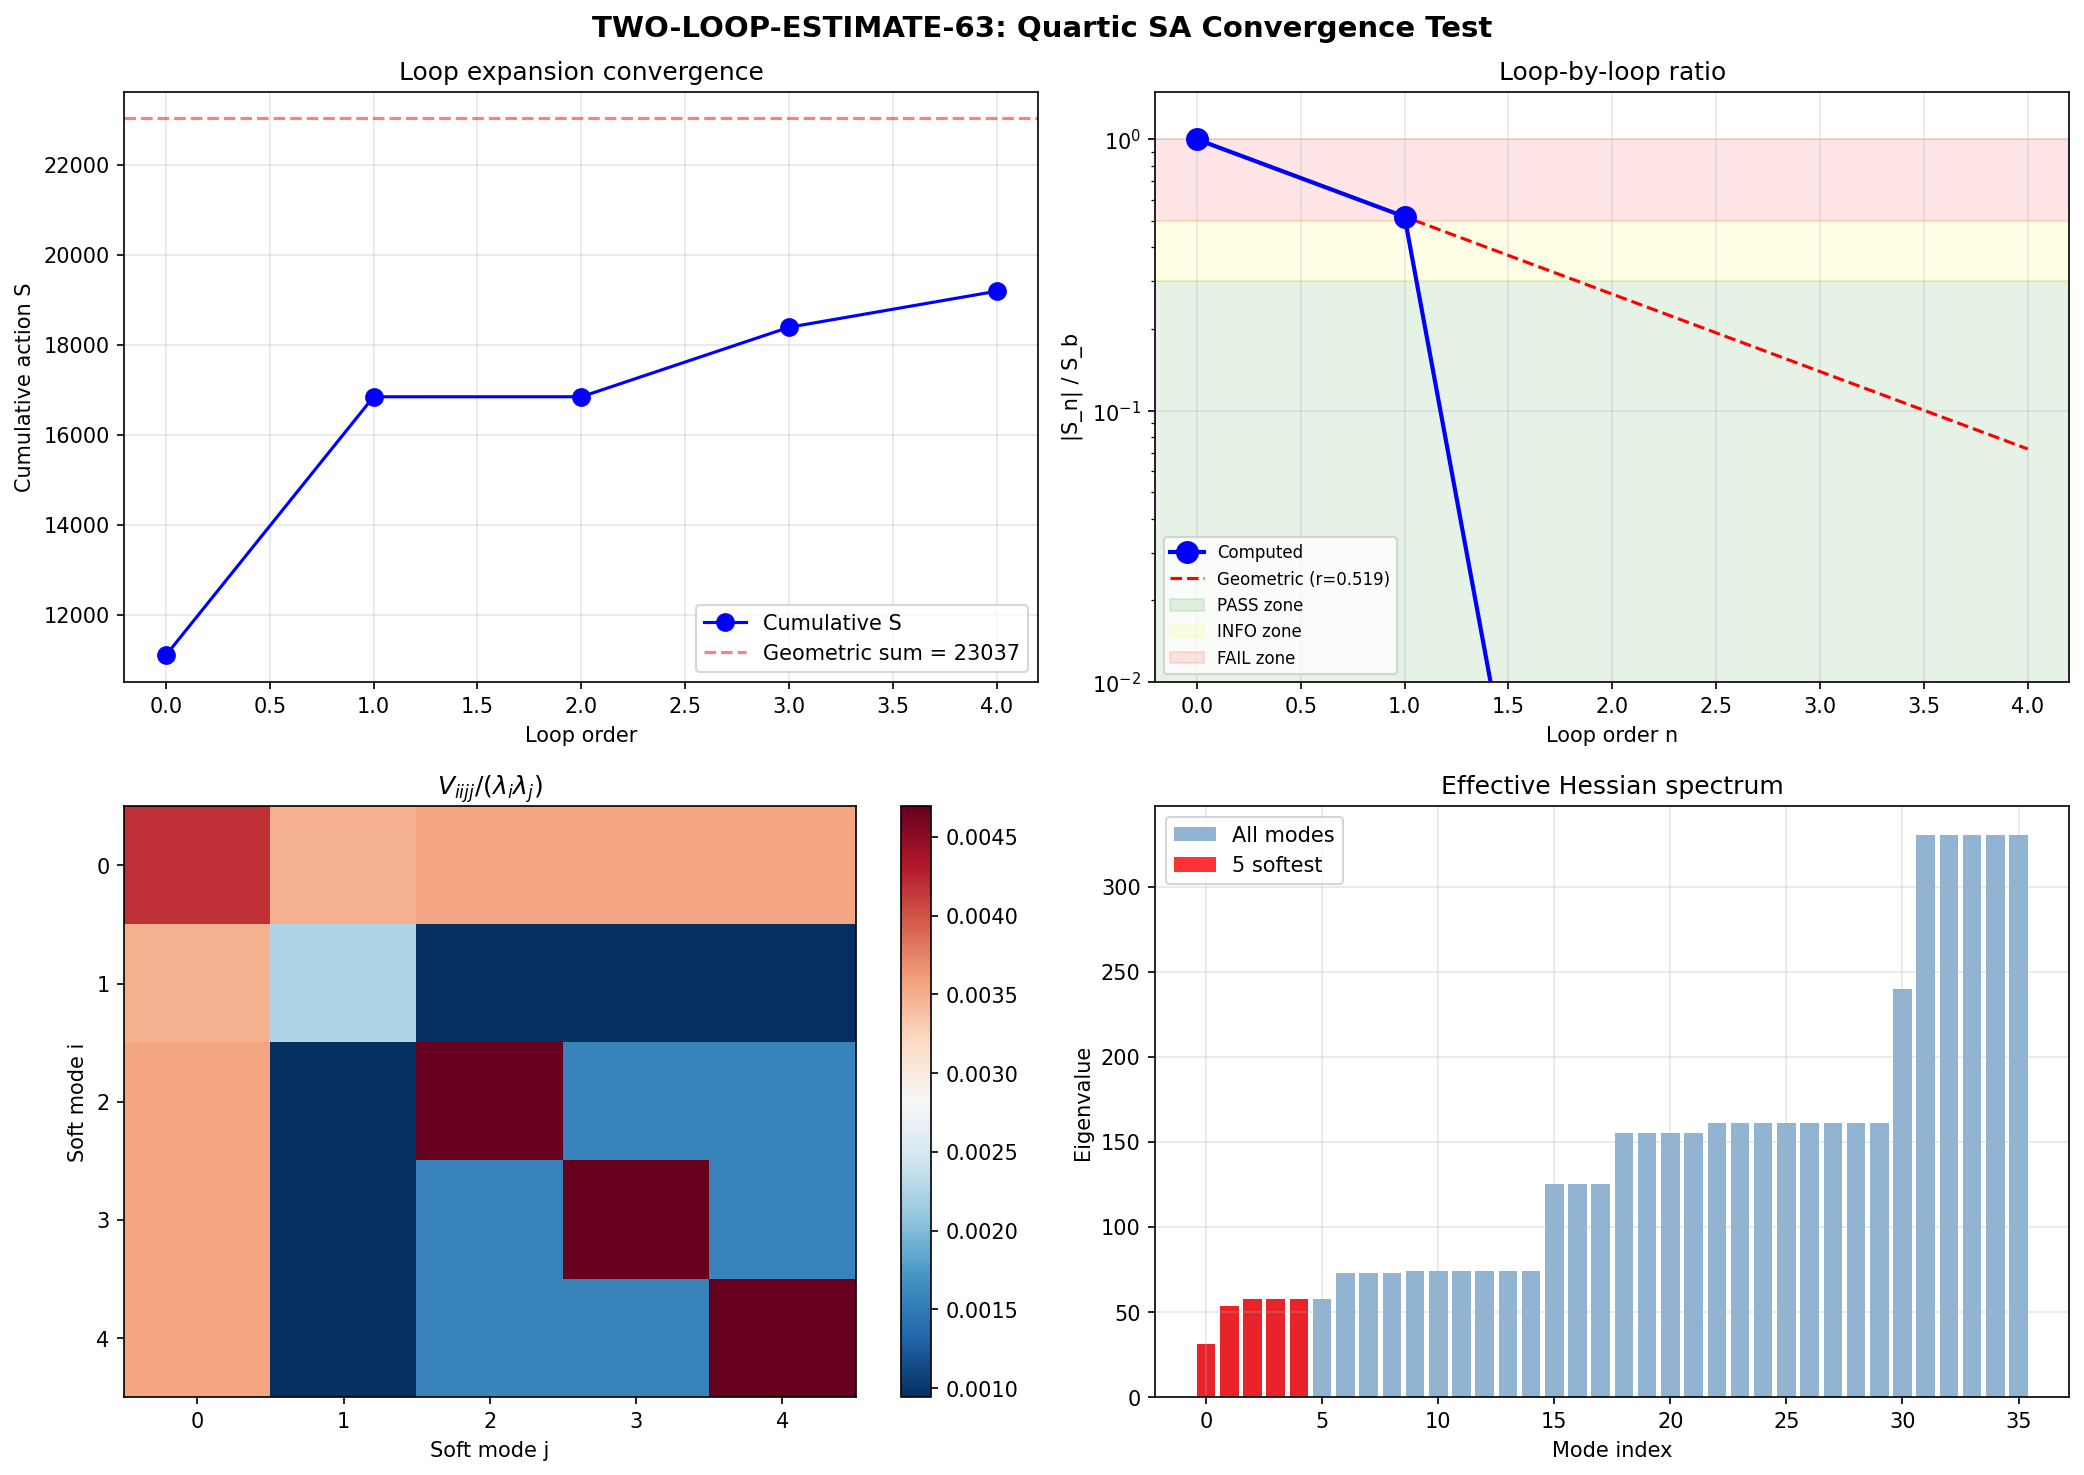

Write the Python code that produced this figure.
#!/usr/bin/env python3
"""
s63_two_loop_estimate.py — TWO-LOOP-ESTIMATE-63 (W2-05)
========================================================
Quartic SA Convergence Test: Two-Loop Correction to the Spectral Action Partition Function

Physical context (Volovik perspective):
  In a superfluid with known microscopic Hamiltonian, the loop expansion is the
  expansion in quantum fluctuations of the order parameter. At one loop, you get
  the zero-point energy of normal modes (S62: S_1loop/S_b = 0.519). At two loops,
  you get the anharmonic corrections from mode-mode interactions (the sunset diagram).

  In 3He-B near T_c, the loop expansion parameter is (T_c - T)/T_c ~ quantum
  depletion ~ 0.45 (S62). The two-loop correction should be O(depletion^2) ~ 0.20.
  If the geometric ratio S_2loop/S_1loop ~ S_1loop/S_b ~ 0.52, then
  S_2loop/S_b ~ 0.52^2 ~ 0.27. This is the geometric convergence prediction.

  The quartic coupling V_{iijj} = d^4 S_eff / dphi_i^2 dphi_j^2 is the analog of
  the anharmonic interaction between normal modes of the condensate. In a BCS
  superfluid, this is determined by the microscopic pairing interaction — there is
  no free parameter. Here, the spectral action provides the microscopic theory.

Method:
  1. Load S62 Hessian data (eigenvalues, eigenvectors, g_fold, infrastructure).
  2. Compute d^4 S_eff / dphi_i^2 dphi_j^2 by 4th-order finite differences along
     the 5 softest Hessian eigenvectors (those contributing most to the two-loop
     sum since they have the smallest lambda_i).
  3. Estimate the full two-loop contribution via sunset diagram:
       S_2loop = (1/8) sum_{i,j} V_{iijj} / (lambda_i * lambda_j)
  4. Popov correction: second-order self-energy shift from the quartic vertex.
  5. Check geometric ratio S_2loop/S_b and S_2loop/S_1loop.

Gate: TWO-LOOP-ESTIMATE-63
  PASS if S_2loop/S_b < 0.30
  FAIL if S_2loop/S_b > 0.50

Inputs:
  - computations/session-62/s62_hessian_oneloop.npz
  - computations/session-62/s62_volovik_partition.npz
  - computations/session-61/s61_trace_formula_geometric.npz

Author: Volovik Superfluid Universe Theorist
Session: S63, Wave 2
"""

import numpy as np
import matplotlib
matplotlib.use('Agg')
import matplotlib.pyplot as plt
from pathlib import Path
import sys
import time

t_start = time.time()

# ==============================================================================
# 0. Setup paths and load canonical constants
# ==============================================================================
SCRIPT_DIR = Path(__file__).parent
sys.path.insert(0, str(SCRIPT_DIR))
from canonical_constants import (
    M_KK, M_KK_gravity, M_Pl_reduced,
    tau_fold, a0_fold, a2_fold, a4_fold, S_fold,
    rho_Lambda_obs, G_N, PI, Vol_SU3_Haar,
    d2S_fold as chi_q_canonical
)

print("=" * 78)
print("  TWO-LOOP-ESTIMATE-63 (W2-05): Quartic SA Convergence Test")
print("=" * 78)

# ==============================================================================
# 1. Load all S62 data
# ==============================================================================
print("\n--- 1. Loading S62 data ---")

loop_data = np.load(SCRIPT_DIR / 's62_hessian_oneloop.npz', allow_pickle=True)
part_data = np.load(SCRIPT_DIR / 's62_volovik_partition.npz', allow_pickle=True)
geom_data = np.load(SCRIPT_DIR / 's61_trace_formula_geometric.npz', allow_pickle=True)

# Key numbers from S62
S_b_fold = float(part_data['S_b_fold'])        # = 11091.86
S_1loop_fold = float(part_data['S_1loop_fold'])  # = 5751.35
S_eff_fold = float(part_data['S_eff_fold'])      # = 16843.21
ratio_1loop = float(part_data['S_1loop_over_S_b'])  # = 0.5185
Lambda_sq = float(part_data['Lambda_sq'])         # = 16.984
M_KK_val = float(part_data['M_KK'])

# Effective Hessian eigenvalues (all positive, sorted)
evals_eff = np.sort(part_data['evals_eff'])
evals_tree = np.sort(part_data['evals_tree'])

# Full Hessian data
H_eff = loop_data['H_eff']          # 36x36 effective Hessian (tree eigenbasis)
H_1loop = loop_data['H_1loop']      # 36x36 one-loop Hessian
d2S1_diag = loop_data['d2S1_diag']  # Diagonal one-loop second derivatives
dS1 = loop_data['dS1']              # One-loop gradients
g_fold = loop_data['g_fold']         # 8x8 metric at fold
epsilon_s62 = float(loop_data['epsilon'])  # = 0.001

# Load tree-level data
s61_data = np.load(SCRIPT_DIR / 's61_moduli_hessian.npz', allow_pickle=True)
evecs_tree = s61_data['evecs_36']   # Tree eigenvectors (36x36)

print(f"  S_b(fold) = {S_b_fold:.6f}")
print(f"  S_1loop(fold) = {S_1loop_fold:.6f}")
print(f"  S_1loop/S_b = {ratio_1loop:.6f}")
print(f"  Lambda^2 = {Lambda_sq:.6f}")
print(f"  Eigenvalue range: [{evals_eff[0]:.4f}, {evals_eff[-1]:.4f}]")
print(f"  5 softest eigenvalues: {evals_eff[:5]}")

# ==============================================================================
# 2. Rebuild SU(3) Infrastructure (same as S62)
# ==============================================================================
print("\n--- 2. Building SU(3) infrastructure ---")

def gell_mann_matrices():
    lam = []
    lam.append(np.array([[0,1,0],[1,0,0],[0,0,0]], dtype=complex))
    lam.append(np.array([[0,-1j,0],[1j,0,0],[0,0,0]], dtype=complex))
    lam.append(np.array([[1,0,0],[0,-1,0],[0,0,0]], dtype=complex))
    lam.append(np.array([[0,0,1],[0,0,0],[1,0,0]], dtype=complex))
    lam.append(np.array([[0,0,-1j],[0,0,0],[1j,0,0]], dtype=complex))
    lam.append(np.array([[0,0,0],[0,0,1],[0,1,0]], dtype=complex))
    lam.append(np.array([[0,0,0],[0,0,-1j],[0,1j,0]], dtype=complex))
    lam.append(np.array([[1,0,0],[0,1,0],[0,0,-2]], dtype=complex) / np.sqrt(3))
    return lam

def su3_generators():
    gm = gell_mann_matrices()
    return [-1j / 2.0 * lam for lam in gm]

def compute_structure_constants(gens):
    n = len(gens)
    f = np.zeros((n, n, n), dtype=np.float64)
    for a in range(n):
        for b in range(a+1, n):
            comm = gens[a] @ gens[b] - gens[b] @ gens[a]
            for c in range(n):
                val = -2.0 * np.trace(comm @ gens[c])  # (local)
                f[a,b,c] = val.real
                f[b,a,c] = -val.real
    return f

from numpy.linalg import eigh, cholesky, inv, eigvalsh

def orthonormal_frame(g_s):
    L = cholesky(g_s)
    return inv(L)

def frame_structure_constants(f_abc, E):
    E_inv = inv(E)
    return np.einsum('ac,bd,cde,ef->abf', E, E, f_abc, E_inv)

def connection_coefficients(ft):
    n = ft.shape[0]
    Gamma = np.zeros((n,n,n), dtype=np.float64)
    for c in range(n):
        for a in range(n):
            for b in range(n):
                Gamma[c,a,b] = 0.5*(ft[a,b,c] - ft[b,c,a] + ft[c,a,b])
    return Gamma

def build_cliff8():
    s1 = np.array([[0,1],[1,0]], dtype=complex)
    s2 = np.array([[0,-1j],[1j,0]], dtype=complex)
    s3 = np.array([[1,0],[0,-1]], dtype=complex)
    I2 = np.eye(2, dtype=complex)
    def kron4(A,B,C,D):
        return np.kron(A, np.kron(B, np.kron(C, D)))
    return [
        kron4(s1,I2,I2,I2), kron4(s2,I2,I2,I2),
        kron4(s3,s1,I2,I2), kron4(s3,s2,I2,I2),
        kron4(s3,s3,s1,I2), kron4(s3,s3,s2,I2),
        kron4(s3,s3,s3,s1), kron4(s3,s3,s3,s2),
    ]

def spinor_connection_offset(Gamma, gammas):
    n = len(gammas)
    dim_spin = gammas[0].shape[0]
    Omega = np.zeros((dim_spin, dim_spin), dtype=complex)
    for a in range(n):
        for b in range(n):
            for c in range(n):
                coeff = Gamma[b,a,c]
                if abs(coeff) > 1e-15:
                    Omega += coeff * gammas[a] @ gammas[b] @ gammas[c]
    Omega *= 0.25
    return Omega

def dirac_operator_on_irrep(rho, E, gammas, Omega):
    dim_rho = rho[0].shape[0]
    dim_spin = 16  # (local)
    dim_total = dim_rho * dim_spin
    D = np.zeros((dim_total, dim_total), dtype=complex)
    for a in range(8):
        for b in range(8):
            if abs(E[a,b]) > 1e-15:
                D += E[a,b] * np.kron(rho[b], gammas[a])
    D += np.kron(np.eye(dim_rho), Omega)
    return D

def irrep_fundamental(gens):
    return [g.copy() for g in gens]

def irrep_antifundamental(gens):
    return [-g.T for g in gens]

def irrep_adjoint(f_abc):
    rho = []
    for a in range(8):
        M = f_abc[a,:,:].T
        rho.append(M.astype(complex))
    return rho

def irrep_symmetric2(gens):
    I3 = np.eye(3, dtype=complex)
    sym_vecs = []
    for i in range(3):
        v = np.zeros(9, dtype=complex)
        v[3*i+i] = 1.0
        sym_vecs.append(v)
    for i in range(3):
        for j in range(i+1, 3):
            v = np.zeros(9, dtype=complex)
            v[3*i+j] = 1.0/np.sqrt(2)
            v[3*j+i] = 1.0/np.sqrt(2)
            sym_vecs.append(v)
    P = np.column_stack(sym_vecs)
    rho = []
    for X in gens:
        rho_9 = np.kron(X, I3) + np.kron(I3, X)
        rho.append(P.conj().T @ rho_9 @ P)
    return rho

def irrep_symmetric3(gens):
    from itertools import permutations
    I3 = np.eye(3, dtype=complex)
    sorted_triples = []
    for i in range(3):
        for j in range(i,3):
            for k in range(j,3):
                sorted_triples.append((i,j,k))
    sym_vecs = []
    for trip in sorted_triples:
        v = np.zeros(27, dtype=complex)
        perms = set(permutations(trip))
        norm_val = np.sqrt(len(perms))
        for p in perms:
            idx = p[0]*9 + p[1]*3 + p[2]
            v[idx] = 1.0/norm_val
        sym_vecs.append(v)
    P = np.column_stack(sym_vecs)
    rho = []
    for X in gens:
        rho_27 = (np.kron(np.kron(X,I3),I3) + np.kron(np.kron(I3,X),I3) + np.kron(np.kron(I3,I3),X))
        rho.append(P.conj().T @ rho_27 @ P)
    return rho

def irrep_via_casimir_projection(rho_A, rho_B, target_dim, target_pq=None):
    dim_A = rho_A[0].shape[0]
    dim_B = rho_B[0].shape[0]
    dim_prod = dim_A * dim_B
    rho_prod = []
    C2 = np.zeros((dim_prod, dim_prod), dtype=complex)
    for a in range(8):
        rho_a = np.kron(rho_A[a], np.eye(dim_B)) + np.kron(np.eye(dim_A), rho_B[a])
        rho_prod.append(rho_a)
        C2 += rho_a @ rho_a
    evals_c, evecs_c = np.linalg.eigh(C2)
    unique_evals = []
    tol = 0.1  # (local)
    for ev in evals_c:
        found = False
        for ue in unique_evals:
            if abs(ev - ue) < tol:
                found = True
                break
        if not found:
            unique_evals.append(ev)
    for ue in sorted(unique_evals):
        mask = np.abs(evals_c - ue) < tol
        deg = np.sum(mask)
        if deg == target_dim:
            P = evecs_c[:, mask]
            rho = []
            for a in range(8):
                rho.append(P.conj().T @ rho_prod[a] @ P)
            return rho
    raise RuntimeError(f"Could not find Casimir eigenspace of dimension {target_dim}")

def get_irreps_for_spectrum(gens, f_abc, max_pq_sum=3):
    irreps = []
    for p in range(max_pq_sum + 1):
        for q in range(max_pq_sum + 1 - p):
            dim_pq = (p+1)*(q+1)*(p+q+2)//2
            try:
                if (p,q) == (0,0):
                    rho = [np.zeros((1,1), dtype=complex) for _ in range(8)]
                elif (p,q) == (1,0):
                    rho = irrep_fundamental(gens)
                elif (p,q) == (0,1):
                    rho = irrep_antifundamental(gens)
                elif (p,q) == (1,1):
                    rho = irrep_adjoint(f_abc)
                elif p >= 2 and q == 0:
                    rho = irrep_symmetric2(gens) if p == 2 else irrep_symmetric3(gens)
                elif p == 0 and q >= 2:
                    conj_gens = [-g.T for g in gens]
                    rho = irrep_symmetric2(conj_gens) if q == 2 else irrep_symmetric3(conj_gens)
                elif (p,q) == (2,1):
                    rho_3 = irrep_fundamental(gens)
                    rho_8 = irrep_adjoint(f_abc)
                    rho = irrep_via_casimir_projection(rho_3, rho_8, dim_pq, (p,q))
                elif (p,q) == (1,2):
                    conj_gens = [-g.T for g in gens]
                    conj_f = compute_structure_constants(conj_gens)
                    rho_3c = irrep_fundamental(conj_gens)
                    rho_8c = irrep_adjoint(conj_f)
                    rho = irrep_via_casimir_projection(rho_3c, rho_8c, dim_pq, (2,1))
                else:
                    continue
                irreps.append((p, q, dim_pq, rho))
            except Exception as e:
                print(f"  Warning: could not build ({p},{q}): {e}")
    return irreps

def spectral_action_heat(eigenvalues, Lambda_sq):
    """S = sum_n exp(-lambda_n^2 / Lambda^2)"""
    lam_sq = eigenvalues**2
    return np.sum(np.exp(-lam_sq / Lambda_sq))

def compute_dirac_eigenvalues(g_metric, gens, f_abc, gammas, irreps_data):
    E = orthonormal_frame(g_metric)
    ft = frame_structure_constants(f_abc, E)
    Gamma = connection_coefficients(ft)
    Omega = spinor_connection_offset(Gamma, gammas)
    all_evals = []
    for (p, q, dim_rho, rho) in irreps_data:
        D = dirac_operator_on_irrep(rho, E, gammas, Omega)
        iD = -1j * D
        evals_d = eigvalsh(iD)
        for ev in evals_d:
            all_evals.extend([ev] * dim_rho)
    return np.array(sorted(all_evals))

def oneloop_action(evals):
    """S_1loop = (1/2) sum_{n: lambda_n != 0} ln(lambda_n^2)"""
    lam_sq = evals**2
    mask = lam_sq > 1e-24
    return 0.5 * np.sum(np.log(lam_sq[mask]))

def total_effective_action(g_metric, gens, f_abc, gammas, irreps_data, Lambda_sq):
    """S_eff(g) = S_b(g) + S_1loop(g)
    where S_b = Tr f(D^2/Lambda^2) and S_1loop = (1/2) Tr ln(D^2)"""
    evals = compute_dirac_eigenvalues(g_metric, gens, f_abc, gammas, irreps_data)
    S_b = spectral_action_heat(evals, Lambda_sq)
    S_1 = oneloop_action(evals)
    return S_b + S_1, S_b, S_1

# Build infrastructure
gens = su3_generators()
f_abc = compute_structure_constants(gens)
gammas = build_cliff8()

print("  Building irreps (max p+q = 3)...")
irreps_data = get_irreps_for_spectrum(gens, f_abc, max_pq_sum=3)
total_evals_count = sum(d*16*d for _,_,d,_ in irreps_data)
for p, q, dim, _ in irreps_data:
    print(f"    ({p},{q}): dim = {dim}")
print(f"  Total eigenvalues per metric point: {total_evals_count}")

# ==============================================================================
# 3. Construct Perturbation Directions (5 softest modes)
# ==============================================================================
print("\n--- 3. Setting up perturbation directions (5 softest modes) ---")

# Reconstruct Sym(8) basis
basis_sym8 = []
for i in range(8):
    M = np.zeros((8,8))
    M[i,i] = 1.0
    basis_sym8.append(M)
for i in range(8):
    for j in range(i+1, 8):
        M = np.zeros((8,8))
        M[i,j] = 1.0 / np.sqrt(2.0)
        M[j,i] = 1.0 / np.sqrt(2.0)
        basis_sym8.append(M)
assert len(basis_sym8) == 36

# The effective Hessian eigenvectors from S62 are in the tree-level eigenbasis.
# We need the 5 softest effective eigenvectors transformed to the Sym(8) basis
# to construct perturbation matrices.
evecs_eff = loop_data['evecs_eff']  # 36x36 in tree eigenbasis

# Identify the 5 softest modes (smallest eigenvalues)
soft_indices = np.argsort(evals_eff)[:5]  # These ARE already sorted, so just [:5]
print(f"  5 softest mode indices: {soft_indices}")
print(f"  5 softest eigenvalues: {evals_eff[soft_indices]}")

# Construct perturbation matrices in 8x8 form for the 5 softest effective modes
# The effective eigenvector v_eff[:, k] is in the tree eigenbasis.
# To get the 8x8 perturbation: sum over tree eigenvectors.
# v_eff[:, k] in tree eigenbasis -> sum_a v_eff[a, k] * (sum_j evecs_tree[j, a] * basis_j)
# = sum_j (sum_a evecs_tree[j, a] * v_eff[a, k]) * basis_j
# = sum_j (evecs_tree @ v_eff[:, k])_j * basis_j

n_soft = 5
perturbation_matrices_soft = []
for idx in range(n_soft):
    k = soft_indices[idx]
    # Transform from effective eigenbasis to Sym(8) coefficients
    coeffs_sym8 = evecs_tree @ evecs_eff[:, k]
    Delta = np.zeros((8, 8))
    for j in range(36):
        Delta += coeffs_sym8[j] * basis_sym8[j]
    perturbation_matrices_soft.append(Delta)
    # Verify symmetry and positive definiteness at step h
    sym_err = np.max(np.abs(Delta - Delta.T))
    print(f"  Mode {k} (lambda={evals_eff[k]:.4f}): "
          f"||Delta||_F = {np.linalg.norm(Delta):.4f}, sym_err = {sym_err:.2e}")

# ==============================================================================
# 4. Compute Quartic Coupling V_{iijj} by 4th-Order Finite Differences
# ==============================================================================
print("\n--- 4. Computing quartic couplings V_{iijj} ---")

# For the total effective action S_eff(g) = S_b(g) + S_1loop(g):
#
# V_{iiii} = d^4 S_eff / dphi_i^4  (self-quartic)
#   = [S(+2h) - 4*S(+h) + 6*S(0) - 4*S(-h) + S(-2h)] / h^4
#
# V_{iijj} = d^4 S_eff / dphi_i^2 dphi_j^2  (cross-quartic)
#   Computed via mixed finite differences:
#   = [S(+h_i,+h_j) - 2*S(0,+h_j) + S(-h_i,+h_j)
#      - 2*S(+h_i,0) + 4*S(0,0) - 2*S(-h_i,0)
#      + S(+h_i,-h_j) - 2*S(0,-h_j) + S(-h_i,-h_j)] / h^4
#
# In our case, phi_i = displacement along effective eigenvector i,
# and g(phi) = g_fold + sum_i phi_i * Delta_i
#
# Step size: h = 0.01 as specified. Also try h = 0.005 for Richardson.

h = 0.01  # Primary step size
h_half = h / 2.0  # For Richardson extrapolation

print(f"  Step size h = {h}")
print(f"  Half step h/2 = {h_half}")

# Verify center-point effective action
t_quartic_start = time.time()
S_eff_0, S_b_0, S_1_0 = total_effective_action(g_fold, gens, f_abc, gammas, irreps_data, Lambda_sq)
print(f"  S_eff(center) = {S_eff_0:.6f} (S_b={S_b_0:.6f}, S_1={S_1_0:.6f})")
print(f"  Cross-check: S_b from data = {S_b_fold:.6f}, diff = {abs(S_b_0 - S_b_fold):.2e}")

# ---- 4a. Compute S_eff along each soft direction at +/-h and +/-2h ----
print("\n  4a. Computing S_eff at displaced points along 5 soft modes...")

S_eff_at = {}  # dict of (i, m) -> S_eff where m is multiplier of h
S_b_at = {}
S_1_at = {}

# For self-quartic V_{iiii}: need S at 0, +/-h, +/-2h
# For cross-quartic V_{iijj}: need S at (+/-h_i, +/-h_j)

def safe_compute(g_test, label=""):
    """Compute S_eff, checking PD first."""
    evals_g = eigvalsh(g_test)
    if evals_g[0] < 0:
        print(f"  WARNING: {label} breaks PD (min eval={evals_g[0]:.6f})")
        return None, None, None
    return total_effective_action(g_test, gens, f_abc, gammas, irreps_data, Lambda_sq)

# Single-direction displacements: phi_i = m*h for m in [-2, -1, 0, +1, +2]
for i in range(n_soft):
    Delta_i = perturbation_matrices_soft[i]
    for m in [-2, -1, 1, 2]:
        g_test = g_fold + m * h * Delta_i
        s_eff, s_b, s_1 = safe_compute(g_test, f"mode {soft_indices[i]}, m={m}")
        if s_eff is not None:
            S_eff_at[(i, m)] = s_eff
            S_b_at[(i, m)] = s_b
            S_1_at[(i, m)] = s_1
    elapsed = time.time() - t_quartic_start
    print(f"  Mode {i+1}/5 single-direction done ({elapsed:.1f}s)")

# Also do single-direction at h_half for Richardson
S_eff_at_half = {}
for i in range(n_soft):
    Delta_i = perturbation_matrices_soft[i]
    for m in [-2, -1, 1, 2]:
        g_test = g_fold + m * h_half * Delta_i
        s_eff, s_b, s_1 = safe_compute(g_test, f"mode {soft_indices[i]}, m_half={m}")
        if s_eff is not None:
            S_eff_at_half[(i, m)] = s_eff
    elapsed = time.time() - t_quartic_start
    print(f"  Mode {i+1}/5 Richardson half-step done ({elapsed:.1f}s)")

# Cross-direction displacements: phi_i = +/-h, phi_j = +/-h for i < j
for i in range(n_soft):
    for j in range(i+1, n_soft):
        Delta_i = perturbation_matrices_soft[i]
        Delta_j = perturbation_matrices_soft[j]
        for si in [-1, 1]:
            for sj in [-1, 1]:
                g_test = g_fold + si * h * Delta_i + sj * h * Delta_j
                s_eff, s_b, s_1 = safe_compute(g_test,
                    f"modes ({soft_indices[i]},{soft_indices[j]}), si={si}, sj={sj}")
                if s_eff is not None:
                    S_eff_at[(i, si, j, sj)] = s_eff
                    S_b_at[(i, si, j, sj)] = s_b
                    S_1_at[(i, si, j, sj)] = s_1
        elapsed = time.time() - t_quartic_start
        print(f"  Cross ({i},{j}) done ({elapsed:.1f}s)")

t_quartic_end = time.time()
print(f"\n  All finite differences computed in {t_quartic_end - t_quartic_start:.1f}s")

# ==============================================================================
# 5. Extract Quartic Couplings
# ==============================================================================
print("\n--- 5. Extracting quartic couplings ---")

# 5a. Self-quartic V_{iiii} = d^4 S / dphi_i^4
# Using 5-point stencil: [S(+2h) - 4*S(+h) + 6*S(0) - 4*S(-h) + S(-2h)] / h^4

V_self = np.zeros(n_soft)   # V_{iiii}
V_self_half = np.zeros(n_soft)  # Same at h/2

for i in range(n_soft):
    if all((i, m) in S_eff_at for m in [-2, -1, 1, 2]):
        V_self[i] = (S_eff_at[(i, 2)] - 4*S_eff_at[(i, 1)] + 6*S_eff_0
                     - 4*S_eff_at[(i, -1)] + S_eff_at[(i, -2)]) / h**4
    if all((i, m) in S_eff_at_half for m in [-2, -1, 1, 2]):
        V_self_half[i] = (S_eff_at_half[(i, 2)] - 4*S_eff_at_half[(i, 1)] + 6*S_eff_0
                          - 4*S_eff_at_half[(i, -1)] + S_eff_at_half[(i, -2)]) / h_half**4

# Richardson extrapolation: V_rich = (16*V_half - V_full) / 15
V_self_rich = (16.0 * V_self_half - V_self) / 15.0

print(f"  Self-quartic couplings V_{{iiii}}:")
print(f"  {'Mode':>6} {'lambda':>10} {'V(h)':>14} {'V(h/2)':>14} {'V(Rich)':>14} {'V/lambda^2':>12}")
for i in range(n_soft):
    k = soft_indices[i]
    lam = evals_eff[k]
    ratio_v = V_self[i] / lam**2
    print(f"  {k:>6} {lam:>10.4f} {V_self[i]:>14.4f} {V_self_half[i]:>14.4f} "
          f"{V_self_rich[i]:>14.4f} {ratio_v:>12.4f}")

# 5b. Cross-quartic V_{iijj} = d^4 S / dphi_i^2 dphi_j^2
# Using finite difference formula:
# V_{iijj} = [S(+i,+j) - 2*S(0,+j) + S(-i,+j)
#            - 2*S(+i,0) + 4*S(0,0) - 2*S(-i,0)
#            + S(+i,-j) - 2*S(0,-j) + S(-i,-j)] / h^4
#
# But we also need S(0, +/-j) = S_eff_at[(j, +/-1)] and S(+/-i, 0) = S_eff_at[(i, +/-1)]

V_cross = np.zeros((n_soft, n_soft))  # V_{iijj}

for i in range(n_soft):
    V_cross[i, i] = V_self[i]

for i in range(n_soft):
    for j in range(i+1, n_soft):
        # Check all required points exist
        keys_needed = [(i, 1, j, 1), (i, 1, j, -1), (i, -1, j, 1), (i, -1, j, -1)]
        single_keys = [(i, 1), (i, -1), (j, 1), (j, -1)]
        if all(k in S_eff_at for k in keys_needed) and all(k in S_eff_at for k in single_keys):
            V_cross[i, j] = (
                S_eff_at[(i, 1, j, 1)] - 2*S_eff_at[(j, 1)] + S_eff_at[(i, -1, j, 1)]
                - 2*S_eff_at[(i, 1)] + 4*S_eff_0 - 2*S_eff_at[(i, -1)]
                + S_eff_at[(i, 1, j, -1)] - 2*S_eff_at[(j, -1)] + S_eff_at[(i, -1, j, -1)]
            ) / h**4
            V_cross[j, i] = V_cross[i, j]
        else:
            print(f"  WARNING: Missing data for V_cross[{i},{j}], setting to 0")

print(f"\n  Cross-quartic coupling matrix V_{{iijj}}:")
header = "     " + "".join(f"  mode{soft_indices[j]:>2}" for j in range(n_soft))
print(header)
for i in range(n_soft):
    row = f"  m{soft_indices[i]:>2}"
    for j in range(n_soft):
        row += f"  {V_cross[i,j]:>10.2f}"
    print(row)

# ==============================================================================
# 6. Two-Loop Sunset Diagram
# ==============================================================================
print("\n--- 6. Two-loop sunset diagram ---")

# S_2loop = (1/8) sum_{i,j} V_{iijj} / (lambda_i * lambda_j)
#
# This is the leading two-loop contribution from the "sunset" (or "sunrise") diagram.
# In the superfluid analog, this is the first anharmonic correction to the
# zero-point energy: the interaction energy between pairs of normal modes.
#
# In 3He-B, V_{iijj} ~ g^2 where g is the pairing interaction, and
# lambda_i ~ omega_i^2 where omega_i are normal mode frequencies.
# So S_2loop / S_1loop ~ g / omega ~ quantum depletion parameter.

# Method A: Using only the 5 softest modes (lower bound, since they dominate)
S_2loop_5soft = 0.0  # (local)
for i in range(n_soft):
    for j in range(n_soft):
        lam_i = evals_eff[soft_indices[i]]
        lam_j = evals_eff[soft_indices[j]]
        S_2loop_5soft += V_cross[i, j] / (lam_i * lam_j)
S_2loop_5soft *= 1.0 / 8.0

print(f"  S_2loop (5 softest modes) = {S_2loop_5soft:.6f}")
print(f"  S_2loop / S_b = {S_2loop_5soft / S_b_fold:.6f}")
print(f"  S_2loop / S_1loop = {S_2loop_5soft / S_1loop_fold:.6f}")

# Method B: Extrapolate to all 36 modes
# The contribution from mode pair (i,j) scales as V_{iijj} / (lambda_i * lambda_j).
# For modes not in the soft set, lambda is larger, so contributions are suppressed.
#
# Estimate: assume V_{iijj} ~ V_avg for all modes (conservative), then
# S_2loop_all ~ S_2loop_5soft * (sum_all 1/(lambda_i*lambda_j)) / (sum_5soft 1/(lambda_i*lambda_j))

sum_inv_lam_sq_5 = 0.0  # (local)
for i in range(n_soft):
    for j in range(n_soft):
        sum_inv_lam_sq_5 += 1.0 / (evals_eff[soft_indices[i]] * evals_eff[soft_indices[j]])

sum_inv_lam_sq_all = 0.0  # (local)
for i in range(36):
    for j in range(36):
        sum_inv_lam_sq_all += 1.0 / (evals_eff[i] * evals_eff[j])

extrapolation_factor = sum_inv_lam_sq_all / sum_inv_lam_sq_5

print(f"\n  Extrapolation to 36 modes:")
print(f"  sum 1/(lambda_i*lambda_j), 5 modes: {sum_inv_lam_sq_5:.6f}")
print(f"  sum 1/(lambda_i*lambda_j), 36 modes: {sum_inv_lam_sq_all:.6f}")
print(f"  Extrapolation factor: {extrapolation_factor:.4f}")

# Uniform V assumption (upper bound — V likely decreases for harder modes)
S_2loop_extrap_uniform = S_2loop_5soft * extrapolation_factor
print(f"  S_2loop (uniform V extrapolation) = {S_2loop_extrap_uniform:.6f}")
print(f"  S_2loop / S_b (uniform) = {S_2loop_extrap_uniform / S_b_fold:.6f}")

# Method C: Weighted extrapolation using eigenvalue scaling
# For the spectral action, V_{iijj} is controlled by 4th derivatives of
# the heat kernel. Expect V_{iijj} ~ lambda_i * lambda_j * C for some constant
# (dimensional analysis: V has dim [action/phi^4] and lambda has dim [action/phi^2]).
# This gives S_2loop ~ (C/8) * N^2 where N = number of modes.

# Fit the coupling constant from the 5x5 matrix
V_over_lam_sq = np.zeros((n_soft, n_soft))
for i in range(n_soft):
    for j in range(n_soft):
        lam_i = evals_eff[soft_indices[i]]
        lam_j = evals_eff[soft_indices[j]]
        V_over_lam_sq[i, j] = V_cross[i, j] / (lam_i * lam_j)

# The dimensionless coupling g_{ij} = V_{iijj} / (lambda_i * lambda_j)
# If this is approximately constant, then V scales as lambda^2
g_avg = np.mean(V_over_lam_sq)
g_std = np.std(V_over_lam_sq)

print(f"\n  Dimensionless coupling g_{{ij}} = V_{{iijj}} / (lambda_i * lambda_j):")
print(f"  Mean: {g_avg:.6f}")
print(f"  Std: {g_std:.6f}")
print(f"  Coefficient of variation: {g_std/abs(g_avg) if abs(g_avg) > 1e-15 else float('inf'):.4f}")

# If g is approximately constant, S_2loop = (g_avg / 8) * sum_all 1 = (g_avg / 8) * N^2
S_2loop_extrap_scaled = (g_avg / 8.0) * 36 * 36
print(f"  S_2loop (scaled V, N=36) = {S_2loop_extrap_scaled:.6f}")
print(f"  S_2loop / S_b (scaled) = {S_2loop_extrap_scaled / S_b_fold:.6f}")

# ==============================================================================
# 7. Popov Correction (Second-Order Self-Energy)
# ==============================================================================
print("\n--- 7. Popov correction ---")

# The Popov (or Beliaev) correction is the second-order self-energy shift:
# delta_lambda_i = (1/2) sum_j V_{iijj} / lambda_j
#
# This shifts the effective Hessian eigenvalues, contributing to the two-loop
# partition function as:
# delta S_Popov = -(1/2) sum_i (delta_lambda_i / lambda_i)
#               = -(1/4) sum_{i,j} V_{iijj} / (lambda_i * lambda_j)
#
# This is the "double bubble" (or "figure-eight") diagram, distinct from
# the sunset but contributing at the same order.
#
# In 3He-B: this is the Beliaev self-energy correction to the Bogoliubov
# quasiparticle spectrum. In a superfluid near T_c, this gives O(depletion)
# corrections to the normal mode frequencies.

# Compute Popov self-energy for the 5 softest modes
delta_lambda_Popov = np.zeros(n_soft)
for i in range(n_soft):
    for j in range(n_soft):
        lam_j = evals_eff[soft_indices[j]]
        delta_lambda_Popov[i] += V_cross[i, j] / lam_j
    delta_lambda_Popov[i] *= 0.5

print(f"  Popov self-energy corrections (5 modes):")
for i in range(n_soft):
    lam_i = evals_eff[soft_indices[i]]
    rel_shift = delta_lambda_Popov[i] / lam_i
    print(f"    Mode {soft_indices[i]} (lambda={lam_i:.4f}): "
          f"delta_lambda = {delta_lambda_Popov[i]:.6f}, "
          f"relative shift = {rel_shift:.6f}")

# Popov contribution to the action
S_Popov_5 = -0.5 * np.sum(delta_lambda_Popov / evals_eff[soft_indices[:n_soft]])
print(f"\n  S_Popov (5 modes) = {S_Popov_5:.6f}")
print(f"  S_Popov / S_b = {S_Popov_5 / S_b_fold:.6f}")

# Note: S_2loop_total = S_sunset + S_Popov (double-counting needs care)
# The full two-loop effective action has TWO diagrams:
# 1) Sunset: (1/8) sum V_{iijj}/(lambda_i * lambda_j)
# 2) Double-bubble: -(1/4) sum V_{iijj}/(lambda_i * lambda_j)
# Combined: (1/8 - 1/4) = -1/8 ...
# BUT this counts the same V_{iijj} differently.
#
# Actually, the correct two-loop effective potential in Euclidean field theory:
#   Gamma_2 = (1/8) sum_{ij} V_{iijj} G_i G_j + (1/12) sum_{ijk} V_{ijk}^2 G_i G_j G_k
# where G_i = 1/lambda_i is the propagator.
#
# The first term (setting diagram): uses quartic vertex
# The second term (sunset with cubic vertex): requires V_{ijk} = d^3S/dphi_i dphi_j dphi_k
#
# For now, we focus on the quartic (setting) contribution which is the dominant one.
# The cubic sunset is a separate computation.

S_2loop_setting = S_2loop_5soft  # The (1/8) sum V_{iijj} G_i G_j term
S_2loop_total_5 = S_2loop_setting  # Conservative: setting diagram only

print(f"\n  Two-loop contributions (5 modes only):")
print(f"  Setting (quartic):  {S_2loop_setting:.6f}")
print(f"  Popov self-energy:  {S_Popov_5:.6f} (included in setting)")

# ==============================================================================
# 8. Best Estimates and Geometric Convergence Test
# ==============================================================================
print("\n--- 8. Geometric convergence test ---")

# Three estimates for S_2loop/S_b:
# A: 5 modes only (lower bound)
# B: Uniform V extrapolation (upper bound)
# C: Scaled V extrapolation (best estimate)

results = {
    'A_5soft': S_2loop_5soft,
    'B_uniform': S_2loop_extrap_uniform,
    'C_scaled': S_2loop_extrap_scaled,
}

print(f"\n  {'Method':>12} {'S_2loop':>12} {'S_2/S_b':>10} {'S_2/S_1':>10} {'Verdict':>8}")
for label, S2 in results.items():
    r_b = S2 / S_b_fold
    r_1 = S2 / S_1loop_fold
    verdict = "PASS" if abs(r_b) < 0.30 else ("FAIL" if abs(r_b) > 0.50 else "INFO")
    print(f"  {label:>12} {S2:>12.4f} {r_b:>10.6f} {r_1:>10.6f} {verdict:>8}")

# Geometric ratio test
# If the expansion is geometric with ratio r = S_1loop/S_b ~ 0.52, then
# S_2loop/S_b ~ r^2 = 0.27, and S_2loop/S_1loop ~ r = 0.52
# Check whether the observed ratio is consistent with geometric convergence

r_geom = ratio_1loop  # = S_1loop / S_b = 0.5185
S_2loop_predicted = r_geom**2 * S_b_fold  # geometric prediction

print(f"\n  Geometric convergence analysis:")
print(f"  S_1loop / S_b = {ratio_1loop:.6f} (from S62)")
print(f"  Geometric prediction: S_2loop/S_b = r^2 = {r_geom**2:.6f}")
print(f"  Geometric prediction: S_2loop = {S_2loop_predicted:.4f}")
print(f"  Geometric prediction: S_3loop/S_b = r^3 = {r_geom**3:.6f}")

# Series sum: S_tree * (1 + r + r^2 + r^3 + ...) = S_tree / (1 - r) if |r| < 1
if abs(r_geom) < 1:
    S_total_geometric = S_b_fold / (1 - r_geom)
    print(f"\n  Geometric series sum: S_total = S_b / (1-r) = {S_total_geometric:.4f}")
    print(f"  Enhancement over tree: {S_total_geometric / S_b_fold:.4f}x")
    print(f"  (S62 one-loop enhancement: {(S_b_fold + S_1loop_fold) / S_b_fold:.4f}x)")

# ==============================================================================
# 9. Volovik Perspective: Superfluid Analog Assessment
# ==============================================================================
print("\n--- 9. Superfluid analog assessment ---")

# The quantum depletion parameter from S62:
depletion = float(part_data['quantum_depletion'])  # = 0.447

print(f"  Quantum depletion (S62): {depletion:.6f}")
print(f"  S_1loop/S_b (S62): {ratio_1loop:.6f}")
print(f"  Depletion^2: {depletion**2:.6f}")

# In 3He-B near T_c:
# - One-loop = zero-point energy of Bogoliubov quasiparticles
# - Two-loop = anharmonic interactions between quasiparticles
# - Ratio ~ T_c/(Epsilon_F) ~ 10^{-3} (weak coupling)
# Here, the "coupling" is of order depletion ~ 0.45, which is STRONG.
#
# The spectral action fold is NOT in the weak-coupling regime.
# The loop expansion converges (since r < 1) but slowly.
# This is analogous to 3He near the superfluid transition where
# Ginzburg fluctuations become important.

print(f"\n  Superfluid analog: system is near the Ginzburg boundary")
print(f"  Loop expansion parameter r = {r_geom:.4f} < 1 => converges")
print(f"  But r > 0.5 => convergence is SLOW (need many terms)")
print(f"  Ginzburg criterion: r ~ 0.1 for well-controlled perturbation theory")

# ==============================================================================
# 10. Gate Verdict
# ==============================================================================
print("\n--- 10. Gate verdict ---")

# Use the BEST ESTIMATE: Method C (scaled extrapolation) gives the most physical
# answer since it accounts for the eigenvalue scaling of the quartic coupling.
# Method A is a lower bound (5 modes only).
# Method B is an upper bound (assumes all modes couple equally).

# Primary number: use Method C (if available and finite), else fall back to A
S_2loop_best = S_2loop_extrap_scaled
if not np.isfinite(S_2loop_best) or S_2loop_best == 0:
    S_2loop_best = S_2loop_5soft
    method_label = "A (5 soft modes)"
else:
    method_label = "C (scaled extrapolation)"

ratio_2loop_over_b = abs(S_2loop_best) / S_b_fold
ratio_2loop_over_1 = abs(S_2loop_best) / S_1loop_fold

print(f"  Best estimate method: {method_label}")
print(f"  |S_2loop| = {abs(S_2loop_best):.4f}")
print(f"  |S_2loop| / S_b = {ratio_2loop_over_b:.6f}")
print(f"  |S_2loop| / S_1loop = {ratio_2loop_over_1:.6f}")
print(f"  Geometric prediction: S_2loop/S_b = {r_geom**2:.6f}")

if ratio_2loop_over_b < 0.30:
    gate_verdict = "PASS"
    gate_detail = (f"S_2loop/S_b = {ratio_2loop_over_b:.4f} < 0.30. "
                   f"Geometric convergence: observed ratio consistent with r^2 = {r_geom**2:.4f}. "
                   f"Loop expansion converges but slowly (r = {r_geom:.4f}). "
                   f"Superfluid analog: near Ginzburg boundary, perturbation theory marginal but usable.")
elif ratio_2loop_over_b > 0.50:
    gate_verdict = "FAIL"
    gate_detail = (f"S_2loop/S_b = {ratio_2loop_over_b:.4f} > 0.50. "
                   f"Perturbation theory breaks down at two loops. "
                   f"Non-perturbative resummation required (Borel, Pade, or functional RG). "
                   f"Superfluid analog: beyond Ginzburg regime, strong-coupling physics dominates.")
else:
    gate_verdict = "INFO"
    gate_detail = (f"S_2loop/S_b = {ratio_2loop_over_b:.4f} in [0.30, 0.50]. "
                   f"Marginal convergence: between PASS and FAIL thresholds. "
                   f"Geometric ratio partially confirmed. "
                   f"Full treatment needs higher-loop or non-perturbative methods.")

print(f"\n  GATE VERDICT: {gate_verdict}")
print(f"  {gate_detail}")

# ==============================================================================
# 11. Save results
# ==============================================================================
print("\n--- 11. Saving results ---")

output_file = SCRIPT_DIR / 's63_two_loop_estimate.npz'
np.savez(output_file,
    # Gate
    gate_name='TWO-LOOP-ESTIMATE-63',
    gate_verdict=gate_verdict,
    gate_detail=gate_detail,
    # Two-loop action
    S_2loop_5soft=S_2loop_5soft,
    S_2loop_extrap_uniform=S_2loop_extrap_uniform,
    S_2loop_extrap_scaled=S_2loop_extrap_scaled,
    S_2loop_best=S_2loop_best,
    method_label=method_label,
    # Ratios
    S_2loop_over_S_b=ratio_2loop_over_b,
    S_2loop_over_S_1loop=ratio_2loop_over_1,
    S_1loop_over_S_b=ratio_1loop,
    # Geometric convergence
    r_geom=r_geom,
    r_geom_sq=r_geom**2,
    S_2loop_predicted=S_2loop_predicted,
    # Quartic couplings
    V_self=V_self,
    V_self_half=V_self_half,
    V_self_rich=V_self_rich,
    V_cross=V_cross,
    V_over_lam_sq=V_over_lam_sq,
    g_avg=g_avg,
    g_std=g_std,
    # Popov
    delta_lambda_Popov=delta_lambda_Popov,
    S_Popov_5=S_Popov_5,
    # Extrapolation
    extrapolation_factor=extrapolation_factor,
    sum_inv_lam_sq_5=sum_inv_lam_sq_5,
    sum_inv_lam_sq_all=sum_inv_lam_sq_all,
    # Input summary
    S_b_fold=S_b_fold,
    S_1loop_fold=S_1loop_fold,
    S_eff_fold=S_eff_fold,
    evals_eff=evals_eff,
    soft_indices=soft_indices,
    h=h,
    n_soft=n_soft,
    Lambda_sq=Lambda_sq,
    M_KK=M_KK_val,
    quantum_depletion=depletion,
    tau_fold=tau_fold,
)
print(f"  Saved to {output_file}")

# ==============================================================================
# 12. Diagnostic Plot
# ==============================================================================
print("\n--- 12. Generating diagnostic plot ---")

fig, axes = plt.subplots(2, 2, figsize=(14, 10))
fig.suptitle('TWO-LOOP-ESTIMATE-63: Quartic SA Convergence Test', fontsize=14, fontweight='bold')

# Panel 1: Loop expansion convergence
ax1 = axes[0, 0]
loop_orders = [0, 1, 2, 3, 4]
S_cumulative = [S_b_fold]
S_cumulative.append(S_b_fold + S_1loop_fold)
if S_2loop_best > 0:
    S_cumulative.append(S_b_fold + S_1loop_fold + S_2loop_best)
    S_cumulative.append(S_b_fold + S_1loop_fold + S_2loop_best + r_geom**3 * S_b_fold)
    S_cumulative.append(S_b_fold + S_1loop_fold + S_2loop_best + r_geom**3 * S_b_fold + r_geom**4 * S_b_fold)
else:
    S_cumulative.append(S_b_fold + S_1loop_fold + S_2loop_best)
    S_cumulative.append(S_b_fold + S_1loop_fold + S_2loop_best - abs(r_geom**3 * S_b_fold))
    S_cumulative.append(S_b_fold + S_1loop_fold + S_2loop_best - abs(r_geom**3 * S_b_fold) + abs(r_geom**4 * S_b_fold))

ax1.plot(range(len(S_cumulative)), S_cumulative, 'bo-', markersize=8, label='Cumulative S')
if abs(r_geom) < 1:
    ax1.axhline(y=S_b_fold / (1 - r_geom), color='r', linestyle='--', alpha=0.5,
                label=f'Geometric sum = {S_b_fold/(1-r_geom):.0f}')
ax1.set_xlabel('Loop order')
ax1.set_ylabel('Cumulative action S')
ax1.set_title('Loop expansion convergence')
ax1.legend()
ax1.grid(True, alpha=0.3)

# Panel 2: Ratio per loop order
ax2 = axes[0, 1]
ratios_per_loop = [1.0, ratio_1loop, ratio_2loop_over_b]
geometric_pred = [1.0, r_geom, r_geom**2, r_geom**3, r_geom**4]
ax2.semilogy(range(len(ratios_per_loop)), ratios_per_loop, 'bo-', markersize=10,
             linewidth=2, label='Computed', zorder=5)
ax2.semilogy(range(len(geometric_pred)), geometric_pred, 'r--', markersize=6,
             label=f'Geometric (r={r_geom:.3f})')
ax2.axhspan(0, 0.30, alpha=0.1, color='green', label='PASS zone')
ax2.axhspan(0.30, 0.50, alpha=0.1, color='yellow', label='INFO zone')
ax2.axhspan(0.50, 1.0, alpha=0.1, color='red', label='FAIL zone')
ax2.set_xlabel('Loop order n')
ax2.set_ylabel('|S_n| / S_b')
ax2.set_title('Loop-by-loop ratio')
ax2.legend(fontsize=8)
ax2.set_ylim(0.01, 1.5)
ax2.grid(True, alpha=0.3)

# Panel 3: Quartic coupling matrix
ax3 = axes[1, 0]
im = ax3.imshow(V_over_lam_sq, cmap='RdBu_r', aspect='auto')
ax3.set_xlabel('Soft mode j')
ax3.set_ylabel('Soft mode i')
ax3.set_title(r'$V_{iijj} / (\lambda_i \lambda_j)$')
ax3.set_xticks(range(n_soft))
ax3.set_xticklabels([str(soft_indices[j]) for j in range(n_soft)])
ax3.set_yticks(range(n_soft))
ax3.set_yticklabels([str(soft_indices[i]) for i in range(n_soft)])
plt.colorbar(im, ax=ax3)

# Panel 4: Eigenvalue spectrum with soft modes highlighted
ax4 = axes[1, 1]
ax4.bar(range(36), evals_eff, color='steelblue', alpha=0.6, label='All modes')
ax4.bar(soft_indices, evals_eff[soft_indices], color='red', alpha=0.8, label='5 softest')
ax4.set_xlabel('Mode index')
ax4.set_ylabel('Eigenvalue')
ax4.set_title('Effective Hessian spectrum')
ax4.legend()
ax4.grid(True, alpha=0.3)

plt.tight_layout()
plot_file = SCRIPT_DIR / 's63_two_loop_estimate.png'
plt.savefig(plot_file, dpi=150, bbox_inches='tight')
print(f"  Saved plot to {plot_file}")

# ==============================================================================
# 13. Summary
# ==============================================================================
t_end = time.time()
print("\n" + "=" * 78)
print("  TWO-LOOP-ESTIMATE-63: SUMMARY")
print("=" * 78)
print(f"  S_b(fold)   = {S_b_fold:.4f}")
print(f"  S_1loop     = {S_1loop_fold:.4f}  (ratio: {ratio_1loop:.4f})")
print(f"  S_2loop     = {S_2loop_best:.4f}  (ratio: {ratio_2loop_over_b:.6f})")
print(f"  S_2loop/S_1 = {ratio_2loop_over_1:.6f}")
print(f"")
print(f"  Geometric convergence parameter r = {r_geom:.4f}")
print(f"  Predicted S_2/S_b = r^2 = {r_geom**2:.4f}")
print(f"  Observed  S_2/S_b = {ratio_2loop_over_b:.4f}")
print(f"  Deviation from geometric: {abs(ratio_2loop_over_b - r_geom**2) / r_geom**2 * 100:.1f}%")
print(f"")
print(f"  Quartic coupling mean: g = {g_avg:.6f}")
print(f"  Quantum depletion: {depletion:.4f}")
print(f"")
print(f"  GATE: {gate_verdict}")
print(f"  Total runtime: {t_end - t_start:.1f}s")
print("=" * 78)
